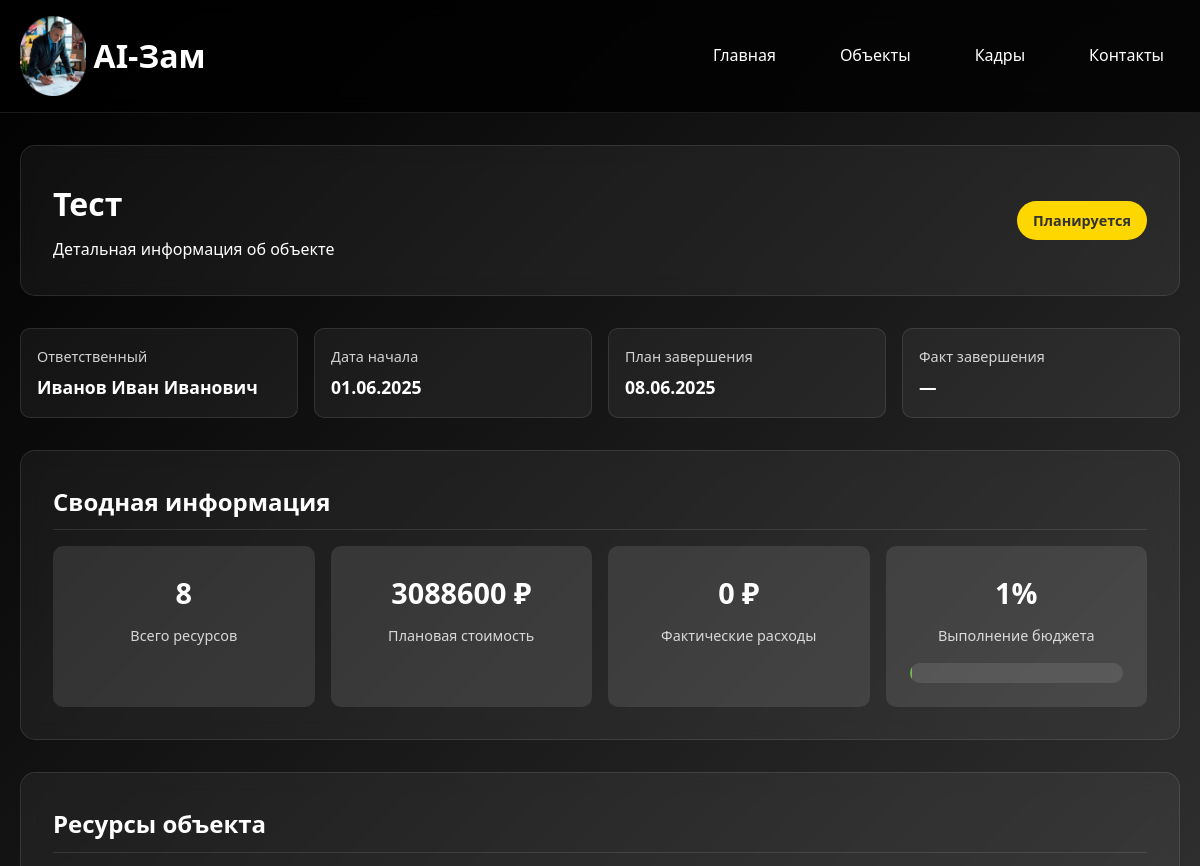
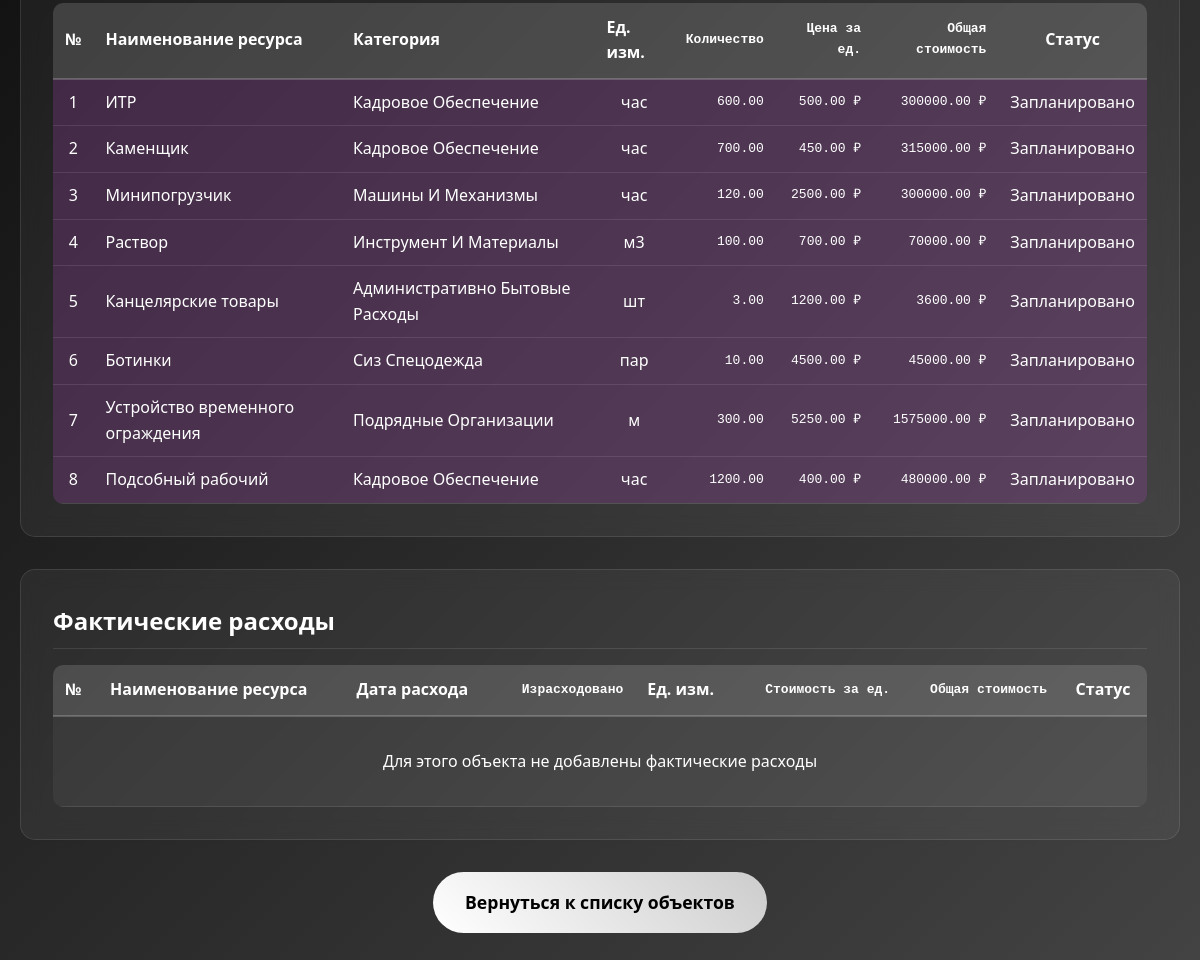
The app's page /objects/1/, older data (2 pictures, top to bottom).
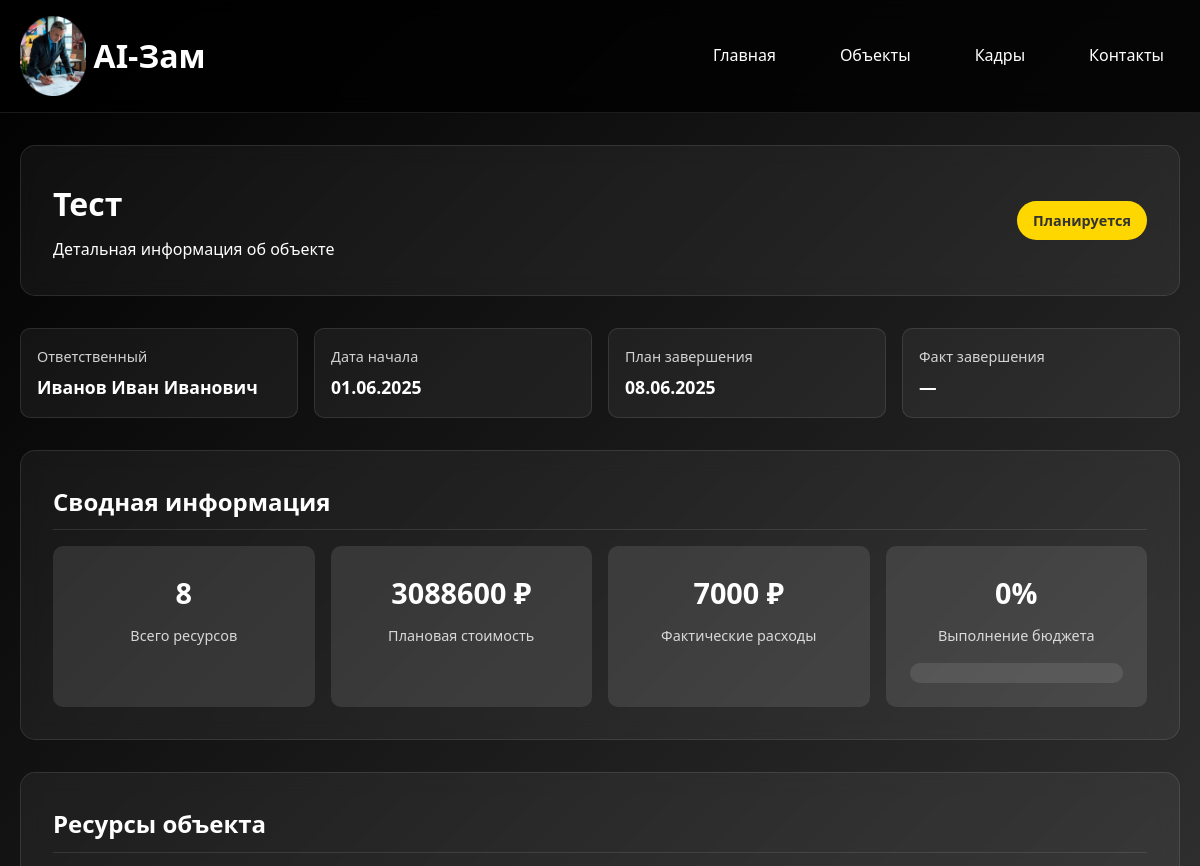
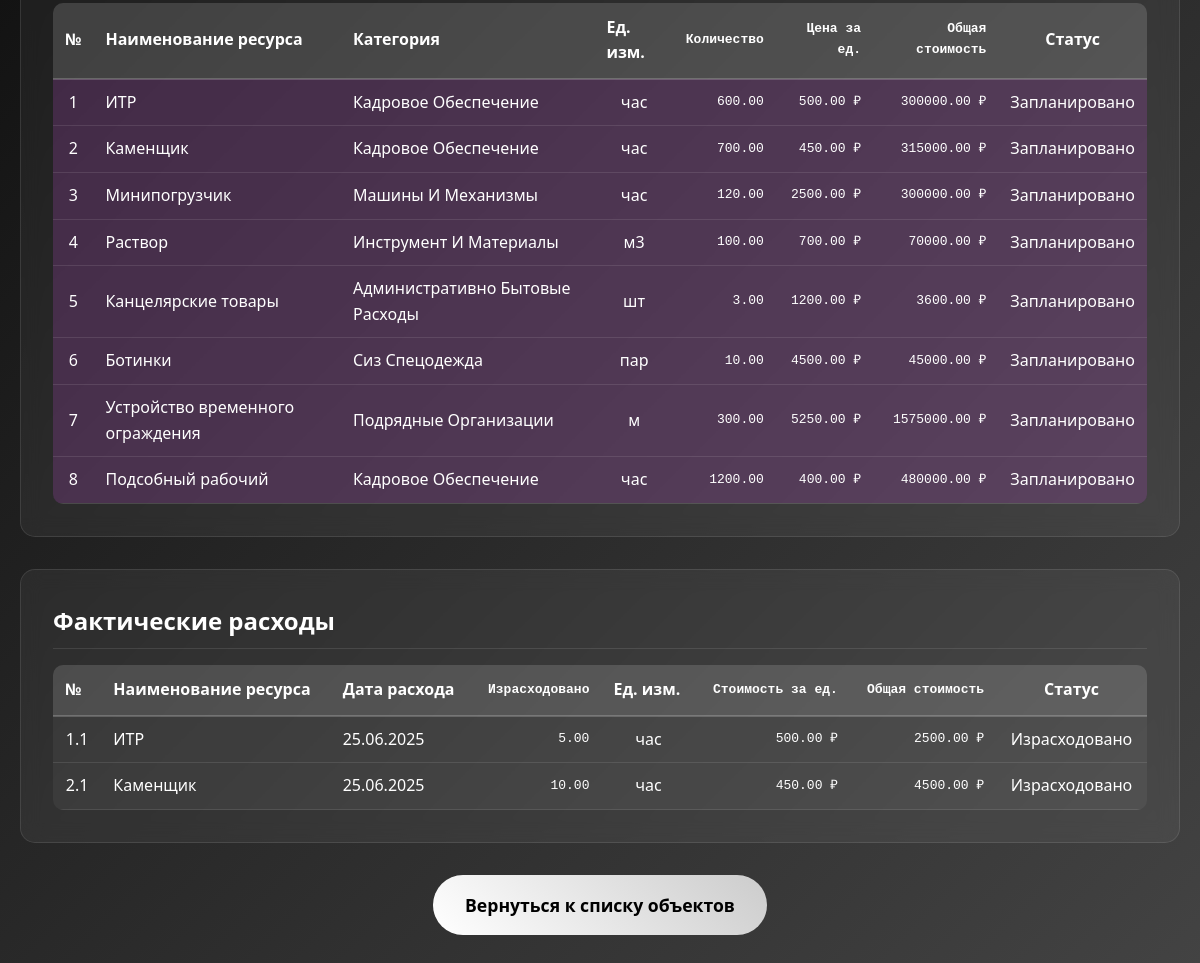
The same page, newer data (2 pictures, top to bottom).
### object/models.py (models this page shows, shortened)
class Objekt(models.Model):
    STATUS_CHOICES = [
        ('планируется', 'Планируется'),
        ('в работе', 'В работе'),
        ('завершён', 'Завершён'),
    ]
    nazvanie = models.CharField(max_length=255, verbose_name="Название")
    otvetstvennyj = models.ForeignKey(Kadry, on_delete=models.SET_NULL, null=True, blank=True, verbose_name="Ответственный")
    data_nachala = models.DateField(verbose_name="Дата начала")
    data_plan_zaversheniya = models.DateField(verbose_name="Дата план завершения")
    data_fakt_zaversheniya = models.DateField(null=True, blank=True, verbose_name="Дата факт завершения")
    status = models.CharField(max_length=20, choices=STATUS_CHOICES, default='планируется', verbose_name="Статус")
    class Meta:
        verbose_name = "Объект"
        verbose_name_plural = "Объекты"
        db_table = 'objekt'

class Kadry(models.Model):
    fio = models.CharField(max_length=255, verbose_name="ФИО")
    specialnost = models.ForeignKey(Specialnost, on_delete=models.CASCADE, verbose_name="Специальность", related_name="kadry")
    razryad = models.CharField(max_length=50, verbose_name="Разряд")
    pasport = models.CharField(max_length=100, verbose_name="Паспорт")
    telefon = models.CharField(max_length=20, verbose_name="Телефон")
    class Meta:
        verbose_name = "Кадр"
        verbose_name_plural = "Кадры"
        db_table = 'kadry'

class ResursyPoObjektu(models.Model):
    objekt = models.ForeignKey(Objekt, on_delete=models.CASCADE, verbose_name="Объект")
    resurs = models.ForeignKey(Resurs, on_delete=models.CASCADE, verbose_name="Ресурс")
    kolichestvo = models.DecimalField(max_digits=10, decimal_places=2, verbose_name="Количество")
    cena = models.DecimalField(max_digits=12, decimal_places=2, verbose_name="Цена")
    class Meta:
        verbose_name = "Ресурсы по объекту"
        verbose_name_plural = "Ресурсы по объектам"
        db_table = 'resursy_po_objektu'

class Resurs(models.Model):
    naimenovanie = models.CharField(max_length=255, verbose_name="Наименование")
    edinica_izmereniya = models.CharField(max_length=50, verbose_name="Единица измерения")
    kategoriya_resursa = models.ForeignKey(KategoriyaResursa, on_delete=models.CASCADE, verbose_name="Категория ресурса")
    class Meta:
        verbose_name = "Ресурс"
        verbose_name_plural = "Ресурсы"
        db_table = 'resurs'

class KategoriyaResursa(models.Model):
    nazvanie = models.CharField(max_length=255, verbose_name="Название")
    class Meta:
        verbose_name = "Категория ресурса"
        verbose_name_plural = "Категории ресурсов"
        db_table = 'kategoriya_resursa'

class RaskhodResursa(models.Model):
    fakticheskij_resurs = models.ForeignKey(FakticheskijResursPoObjektu, on_delete=models.CASCADE, verbose_name="Фактический ресурс")
    data = models.DateField(verbose_name="Дата")
    izraskhodovano = models.DecimalField(max_digits=10, decimal_places=2, verbose_name="Израсходовано")
    class Meta:
        verbose_name = "Расход ресурса"
        verbose_name_plural = "Расходы ресурсов"
        db_table = 'raskhod_resursa'

class FakticheskijResursPoObjektu(models.Model):
    resurs_po_objektu = models.OneToOneField(ResursyPoObjektu, on_delete=models.CASCADE, verbose_name="Ресурс по объекту")
    class Meta:
        verbose_name = "Фактический ресурс по объекту"
        verbose_name_plural = "Фактические ресурсы по объектам"
        db_table = 'fakticheskij_resurs_po_objektu'

### object/views.py (the view)
# urls.py: path('objects/<int:object_id>/', object_detail, name='object_detail'),
def object_detail(request, object_id):
    obj = get_object_or_404(Objekt.objects.select_related('otvetstvennyj'), id=object_id)
    resources = ResursyPoObjektu.objects.filter(objekt=obj).select_related('resurs')
    total_cost = sum(r.kolichestvo * r.cena for r in resources)
    fakticheskij_resursy = FakticheskijResursPoObjektu.objects.filter(
        resurs_po_objektu__objekt=obj
    ).select_related('resurs_po_objektu', 'resurs_po_objektu__resurs')
    raskhody = {}
    for fr in fakticheskij_resursy:
        raskhody[fr.id] = RaskhodResursa.objects.filter(fakticheskij_resurs=fr)
    total_spent = 0
    for fr_id, rr_list in raskhody.items():
        fr = FakticheskijResursPoObjektu.objects.get(id=fr_id)
        resource_cost = fr.resurs_po_objektu.cena
        total_spent += sum(rr.izraskhodovano * resource_cost for rr in rr_list)
    context = {
        'object': obj,
        'resources': resources,
        'total_cost': total_cost,
        'fakticheskij_resursy': fakticheskij_resursy,
        'raskhody': raskhody,
        'total_spent': total_spent,
    }
    return render(request, 'object/object_detail.html', context)

### object/templates/object/object_detail.html (shortened to what this page needs)
{% load static %}
{% load object_filters %}
<!DOCTYPE html>
<html lang="ru">
<head>
</head>
<body>
    <header>
        <div class="container">
            <div class="header-content">
                <a href="/" class="logo">
                    <img src="{% static 'images/logo-ai.png' %}" alt="AI-Зам">
                    AI-Зам
                </a>
                <nav class="nav-links">
                    <a href="/">Главная</a>
                    <a href="/objects/">Объекты</a>
                    <a href="/admin/object/kadry/">Кадры</a>
                    <a href="#contact">Контакты</a>
                </nav>
            </div>
        </div>
    </header>
    <main class="container">
        <section class="object-header">
            <div>
                <h1 class="object-title">{{ object.nazvanie }}</h1>
                <p>Детальная информация об объекте</p>
            </div>
            <div class="object-status
                {% if object.status == 'планируется' %}status-planned
                {% elif object.status == 'в работе' %}status-active
                {% else %}status-completed{% endif %}">
                {{ object.status|title }}
            </div>
        </section>
        <section class="object-meta">
            <div class="meta-item">
                <div class="meta-label">Ответственный</div>
                <div class="meta-value">{{ object.otvetstvennyj.fio|default:"Не назначен" }}</div>
            </div>
            <div class="meta-item">
                <div class="meta-label">Дата начала</div>
                <div class="meta-value">{{ object.data_nachala|date:"d.m.Y" }}</div>
            </div>
            <div class="meta-item">
                <div class="meta-label">План завершения</div>
                <div class="meta-value">{{ object.data_plan_zaversheniya|date:"d.m.Y" }}</div>
            </div>
            <div class="meta-item">
                <div class="meta-label">Факт завершения</div>
                <div class="meta-value">{{ object.data_fakt_zaversheniya|date:"d.m.Y"|default:"—" }}</div>
            </div>
        </section>
        <section class="summary-section">
            <h2 class="section-title">Сводная информация</h2>
            <div class="summary-grid">
                <div class="summary-card">
                    <div class="summary-value">{{ resources|length }}</div>
                    <div class="summary-label">Всего ресурсов</div>
                </div>
                <div class="summary-card">
                    <div class="summary-value">{{ total_cost|floatformat:0 }} ₽</div>
                    <div class="summary-label">Плановая стоимость</div>
                </div>
                <div class="summary-card">
                    <div class="summary-value">{{ total_spent|floatformat:0 }} ₽</div>
                    <div class="summary-label">Фактические расходы</div>
                </div>
                <div class="summary-card">
                    <div class="summary-value">
                        {% if total_cost > 0 %}
                            {{ total_spent|floatformat:0|default:0|divisibleby:total_cost|floatformat:0 }}%
                        {% else %}
                            0%
                        {% endif %}
                    </div>
                    <div class="summary-label">Выполнение бюджета</div>
                    <div class="progress-container">
                        <div class="progress-bar" style="width:
                            {% if total_cost > 0 %}
                                {{ total_spent|floatformat:0|default:0|divisibleby:total_cost|floatformat:0 }}%
                            {% else %}
                                0%
                            {% endif %}
                        "></div>
                    </div>
                </div>
            </div>
        </section>
        <section class="resources-section">
            <h2 class="section-title">Ресурсы объекта</h2>
            <div class="table-container">
                <table class="data-table">
                    <thead>
                        <tr>
                            <th>№</th>
                            <th>Наименование ресурса</th>
                            <th>Категория</th>
                            <th>Ед. изм.</th>
                            <th class="number">Количество</th>
                            <th class="number">Цена за ед.</th>
                            <th class="number">Общая стоимость</th>
                            <th class="center">Статус</th>
                        </tr>
                    </thead>
                    <tbody>
                        {% for resource in resources %}
                        <tr class="{% if resource.resurs.kategoriya_resursa.nazvanie == 'материалы' %}category-materials{% elif resource.resurs.kategoriya_resursa.nazvanie == 'кадры' %}category-labor{% elif resource.resurs.kategoriya_resursa.nazvanie == 'машины' %}category-equipment{% else %}category-other{% endif %}">
                            <td class="center">{{ forloop.counter }}</td>
                            <td>{{ resource.resurs.naimenovanie }}</td>
                            <td>{{ resource.resurs.kategoriya_resursa.nazvanie|title }}</td>
                            <td class="center">{{ resource.resurs.edinica_izmereniya }}</td>
                            <td class="number">{{ resource.kolichestvo|floatformat:2 }}</td>
                            <td class="number">{{ resource.cena|floatformat:2 }} ₽</td>
                            <td class="number">{{ resource.kolichestvo|multiply:resource.cena|floatformat:2 }} ₽</td>
                            <td class="center">Запланировано</td>
                        </tr>
                        {% empty %}
                        <tr>
                            <td colspan="8" style="text-align: center; padding: 2rem;">
                                Для этого объекта не добавлены ресурсы
                            </td>
                        </tr>
                        {% endfor %}
                    </tbody>
                </table>
            </div>
        </section>
        <section class="expenses-section">
            <h2 class="section-title">Фактические расходы</h2>
            <div class="table-container">
                <table class="data-table">
                    <thead>
                        <tr>
                            <th>№</th>
                            <th>Наименование ресурса</th>
                            <th>Дата расхода</th>
                            <th class="number">Израсходовано</th>
                            <th>Ед. изм.</th>
                            <th class="number">Стоимость за ед.</th>
                            <th class="number">Общая стоимость</th>
                            <th class="center">Статус</th>
                        </tr>
                    </thead>
                    <tbody>
                        {% for fr in fakticheskij_resursy %}
                            {% for rashod in raskhody|get_item:fr.id %}
                            <tr>
                                <td class="center">{{ forloop.parentloop.counter }}.{{ forloop.counter }}</td>
                                <td>{{ fr.resurs_po_objektu.resurs.naimenovanie }}</td>
                                <td>{{ rashod.data|date:"d.m.Y" }}</td>
                                <td class="number">{{ rashod.izraskhodovano|floatformat:2 }}</td>
                                <td class="center">{{ fr.resurs_po_objektu.resurs.edinica_izmereniya }}</td>
                                <td class="number">{{ fr.resurs_po_objektu.cena|floatformat:2 }} ₽</td>
                                <td class="number">{{ rashod.izraskhodovano|multiply:fr.resurs_po_objektu.cena|floatformat:2 }} ₽</td>
                                <td class="center">Израсходовано</td>
                            </tr>
                            {% empty %}
                            <tr>
                                <td class="center">{{ forloop.counter }}</td>
                                <td>{{ fr.resurs_po_objektu.resurs.naimenovanie }}</td>
                                <td colspan="6" style="text-align: center;">Нет данных о расходах</td>
                            </tr>
                            {% endfor %}
                        {% empty %}
                        <tr>
                            <td colspan="8" style="text-align: center; padding: 2rem;">
                                Для этого объекта не добавлены фактические расходы
                            </td>
                        </tr>
                        {% endfor %}
                    </tbody>
                </table>
            </div>
        </section>
        <section class="back-link">
            <a href="/objects/" class="btn-back">Вернуться к списку объектов</a>
        </section>
    </main>
</body>
</html>

Row changes from the older to the newer data that the page shows:
added FakticheskijResursPoObjektu: resurs_po_objektu.resurs.naimenovanie "ИТР", resurs_po_objektu.resurs.edinica_izmereniya "час", resurs_po_objektu.cena "500.00"
added RaskhodResursa: data "25.06.2025", izraskhodovano "5.00", izraskhodovano|multiply "2500.00"
added FakticheskijResursPoObjektu: resurs_po_objektu.resurs.naimenovanie "Каменщик", resurs_po_objektu.resurs.edinica_izmereniya "час", resurs_po_objektu.cena "450.00"
added RaskhodResursa: data "25.06.2025", izraskhodovano "10.00", izraskhodovano|multiply "4500.00"
Text that changed along with them:
{{ total_spent|floatformat:0 }}: "0" → "7000"
text no longer shown: "1 Для этого объекта не добавлены фактические расходы"
text now shown: "0"
